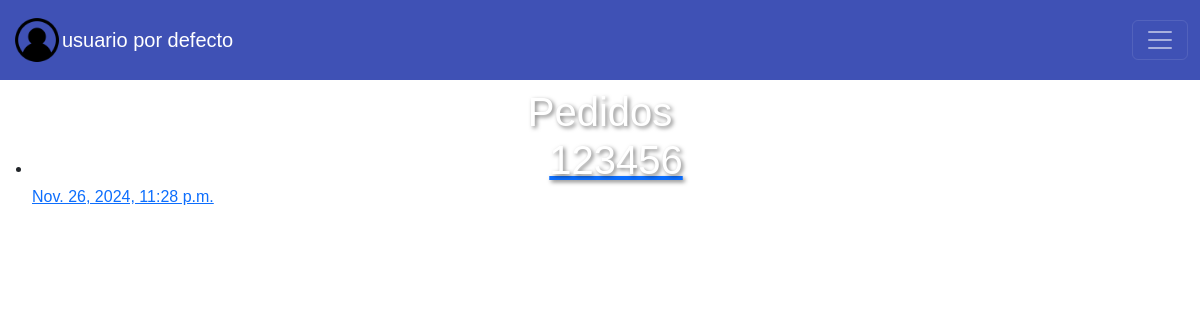
Page /pedidos/ on the earlier database version.
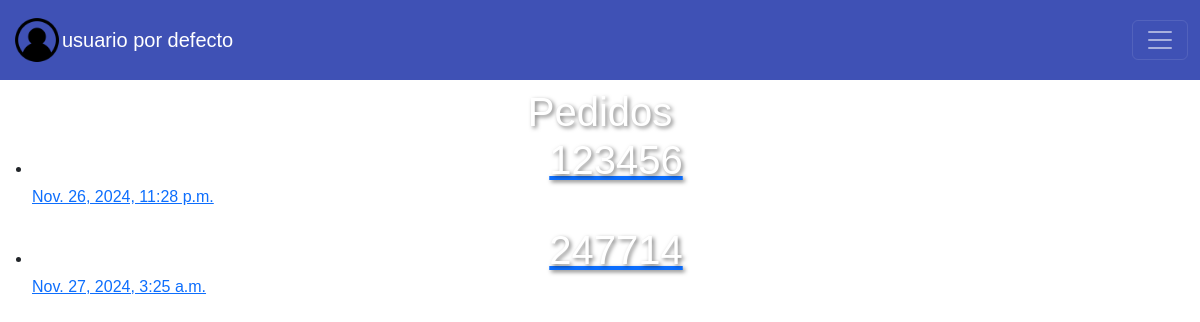
Same page on the later database version.
### helados/models.py (models this page shows)
class Pedido (models.Model):
    codigo = models.IntegerField(blank=False)
    fecha = models.DateTimeField(auto_now_add=True)
    producto = models.ManyToManyField(Helado, related_name='pedidos')
    cliente = models.ForeignKey(Cliente, on_delete=models.CASCADE, related_name='pedidos')

### helados/views.py (the view)
# urls.py: path('pedidos/', views.Pedidos, name='pedidos'),
def Pedidos(request):
    pedidos = Pedido.objects.all()
    return render(request, 'pedidos.html', {'pedidos': pedidos})

### helados/frontend/templates/pedidos.html (shortened to what this page needs)
{% extends 'layouts/base.html' %}
{% block content %}
<h1> Pedidos </h1>
<ul>
    {% for pedido in pedidos %}
    <li>
        <a href="{% url 'editar_pedido' pedido.id %}">
            <h1>{{pedido.codigo}}</h1>
            <p> {{pedido.fecha}} </p>
            </a>
    </li>
    {% endfor %}
</ul>
{% endblock %}

Differences in the rows shown:
added Pedido: codigo "247714", fecha "Nov. 27, 2024, 3:25 a.m."
